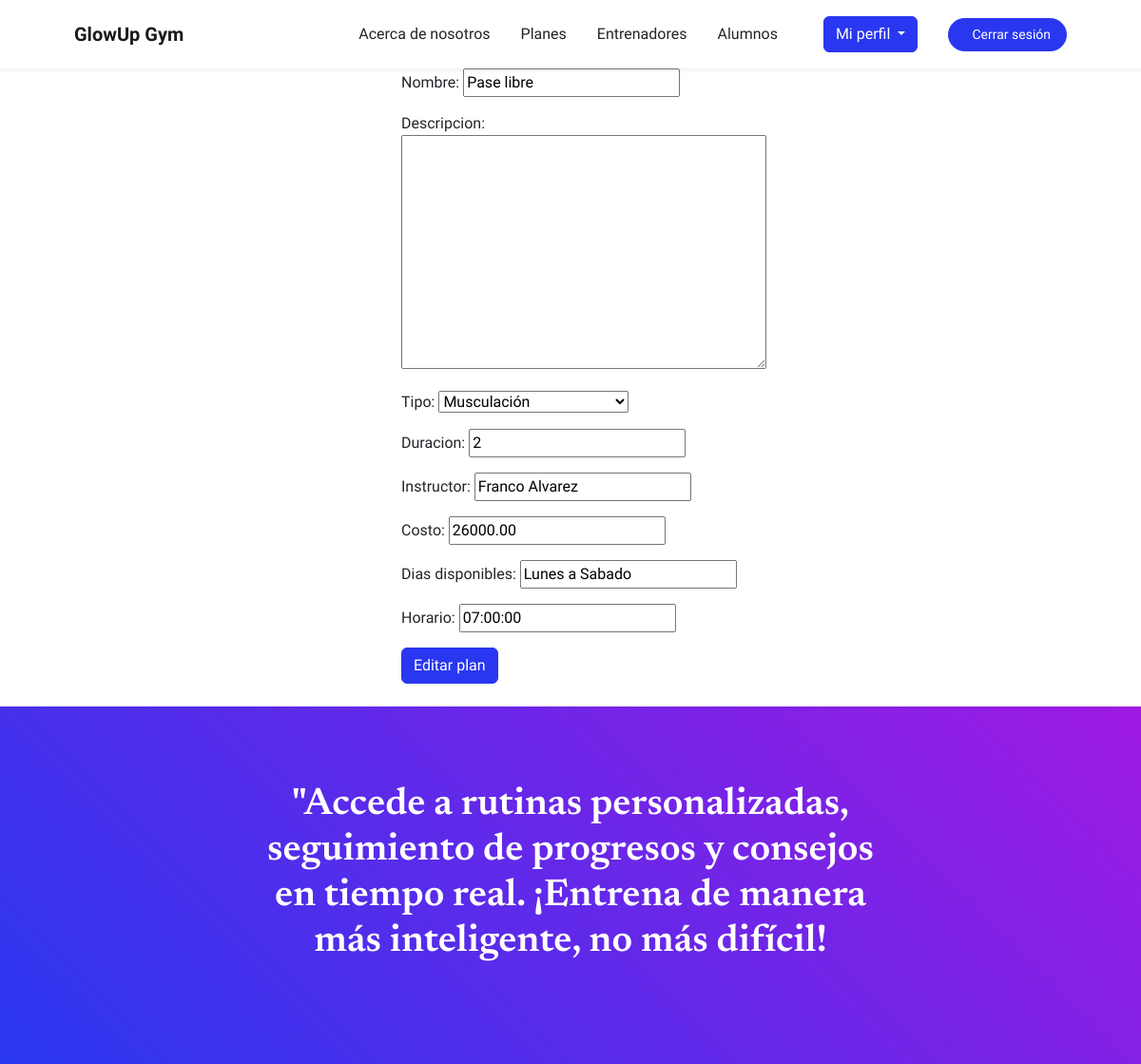
/app/editarplan/4 (signed in), run on the app's committed database.
### app/models.py (models this page shows, shortened)
class Plan(models.Model):
    nombre = models.CharField(max_length=50)
    descripcion = models.TextField(blank=True, null=True)
    TIPO_ACTIVIDAD = [
        ('musculacion', 'Musculación'),
        ('yoga', 'Yoga'),
        ('crossfit', 'Crossfit'),
        ('funcional', 'Entrenamiento Funcional'),
        ('pilates', 'Pilates'),
        ('otro', 'Otro'),
    ]
    tipo = models.CharField(max_length=20, choices=TIPO_ACTIVIDAD, default='otro')
    duracion = models.IntegerField()
    instructor = models.CharField(max_length=50)
    costo = models.DecimalField(max_digits=8, decimal_places=2)
    dias_disponibles = models.CharField(max_length=100)
    horario = models.TimeField()

### app/views.py (the view)
# urls.py: path('editarplan/<int:id>', editar_plan, name='editarplan'),
@login_required(login_url="login")
def editar_plan(request, id):
    planes=Plan.objects.get(id=id)
    if request.method=="POST":
        form_planes = PlanesFormulario(request.POST)
        if form_planes.is_valid():
            informacion_limpia = form_planes.cleaned_data
            planes.nombre=informacion_limpia["nombre"]
            planes.descripcion=informacion_limpia["descripcion"]
            planes.tipo=informacion_limpia["tipo"]
            planes.duracion=informacion_limpia["duracion"]
            planes.instructor=informacion_limpia["instructor"]
            planes.costo=informacion_limpia["costo"]
            planes.dias_disponibles=informacion_limpia["dias_disponibles"]
            planes.horario=informacion_limpia["horario"]
            planes.save()
        return redirect("planes")
    else:
        form_planes = PlanesFormulario(initial=
        {"nombre":planes.nombre,
         "descripcion":planes.descripcion,
         "tipo": planes.tipo,
         "duracion":planes.duracion,
         "instructor":planes.instructor,
         "costo":planes.costo,
         "dias_disponibles":planes.dias_disponibles,
         "horario":planes.horario})
    return render(request, "app/forms/editar_plan.html", {"forms":form_planes})

### app/forms.py
class PlanesFormulario(forms.Form):
    nombre = forms.CharField(max_length=50)
    descripcion = forms.CharField(widget=forms.Textarea, required=False)
    TIPO_ACTIVIDAD = [
        ('musculacion', 'Musculación'),
        ('yoga', 'Yoga'),
        ('crossfit', 'Crossfit'),
        ('funcional', 'Entrenamiento Funcional'),
        ('pilates', 'Pilates'),
        ('otro', 'Otro'),
    ]
    tipo = forms.ChoiceField(choices=TIPO_ACTIVIDAD, initial='otro')
    duracion = forms.IntegerField()
    instructor = forms.CharField(max_length=50)
    costo = forms.DecimalField(max_digits=8, decimal_places=2)
    dias_disponibles = forms.CharField(max_length=100)
    horario = forms.TimeField()

### app/templates/app/forms/editar_plan.html (shortened to what this page needs)
{% extends 'app/base.html' %}
{% load static %}
{% block contenido%}
<h1>Agregar planes:</h1>
<div class="container my-4">
  <div class="row justify-content-center">
      <div class="col-4">
          <form action="" method="POST">
              {{ forms.as_p }}
              <button type="submit" class="btn btn-primary">Editar plan</button>
          </form>
      </div>
  </div>
</div>
{% endblock %}

### data on the page
Plan: nombre "Pase libre", tipo "Musculación", duracion "2", instructor "Franco Alvarez", costo "26000.00", dias_disponibles "Lunes a Sabado", horario "07:00:00"
